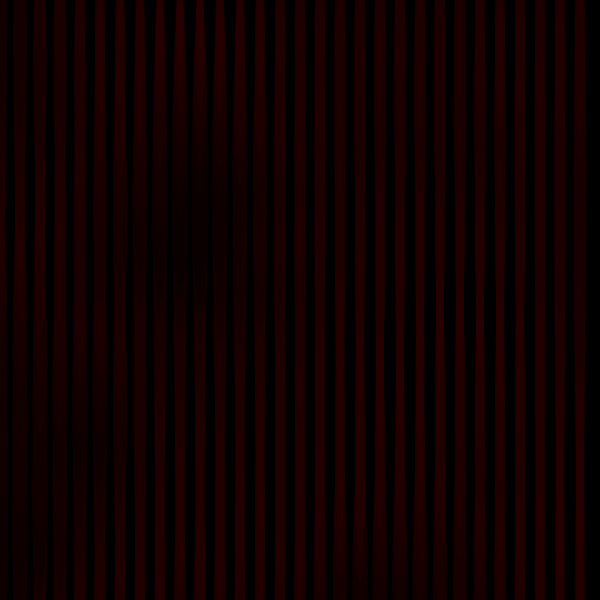
Frame 1 (no input)
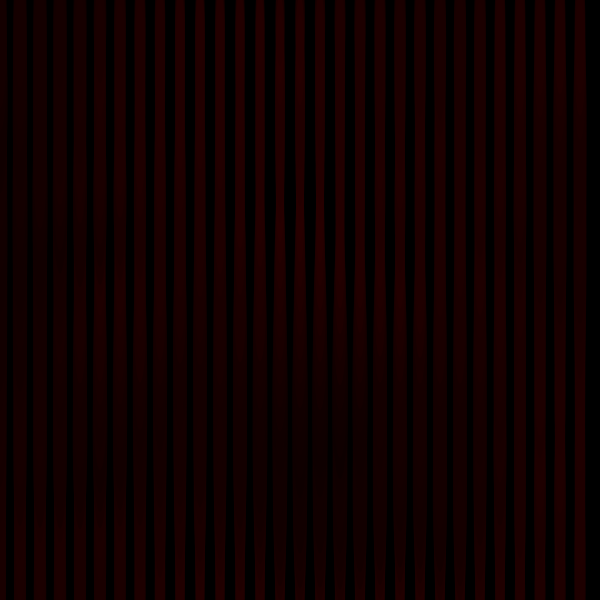
Frame 60 (the mouse pressed at the canvas centre just before this capture)
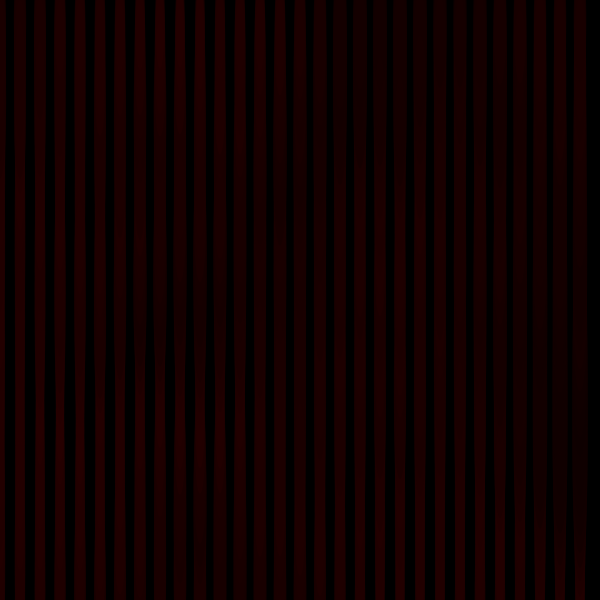
Frame 120 (the mouse held since frame 60 and released just before this capture)

The Processing sketch that drew these frames (run headless with seeded random() and noise(); from frame 60 on, the mouse is pressed at the canvas centre):

// Processing sketch: Build_up_piece
// ── Build_up_piece.pde
int cols, rows;
float[][] zOffsets;
float zOff = 0;
float scale = 20;

void setup() {
  size(600, 600);
  cols = width / int(scale);
  rows = height / int(scale);
  zOffsets = new float[cols][rows];
  for (int i = 0; i < cols; i++) {
    for (int j = 0; j < rows; j++) {
      zOffsets[i][j] = random(1000);
    }
  }
  noStroke();
}

void draw() {
  background(0);
  for (int i = 0; i < cols; i++) {
    for (int j = 0; j < rows; j++) {
      float x = i * scale;
      float y = j * scale;
      float noiseValue = noise(i * 0.1, j * 0.1, zOff);
      float flameHeight = map(noiseValue, 0, 1, 50, 200);
      float flameWidth = map(noiseValue, 0, 1, 5, 20);
      drawFlame(x, y, flameWidth, flameHeight, noiseValue);
    }
  }
  zOff += 0.02;
}

void drawFlame(float x, float y, float flameWidth, float flameHeight, float intensity) {
  // Black to dark red to simulate "black flames"
  float r = map(intensity, 0, 1, 50, 0);  // Dark red to black
  float g = map(intensity, 0, 1, 0, 0);   // Zero green
  float b = map(intensity, 0, 1, 0, 0);   // Zero blue
  fill(r, g, b, 200);                     // Apply alpha for transparency
  
  // Draw the flame shape (as ellipses for now)
  ellipse(x, height - y, flameWidth, flameHeight);
}
